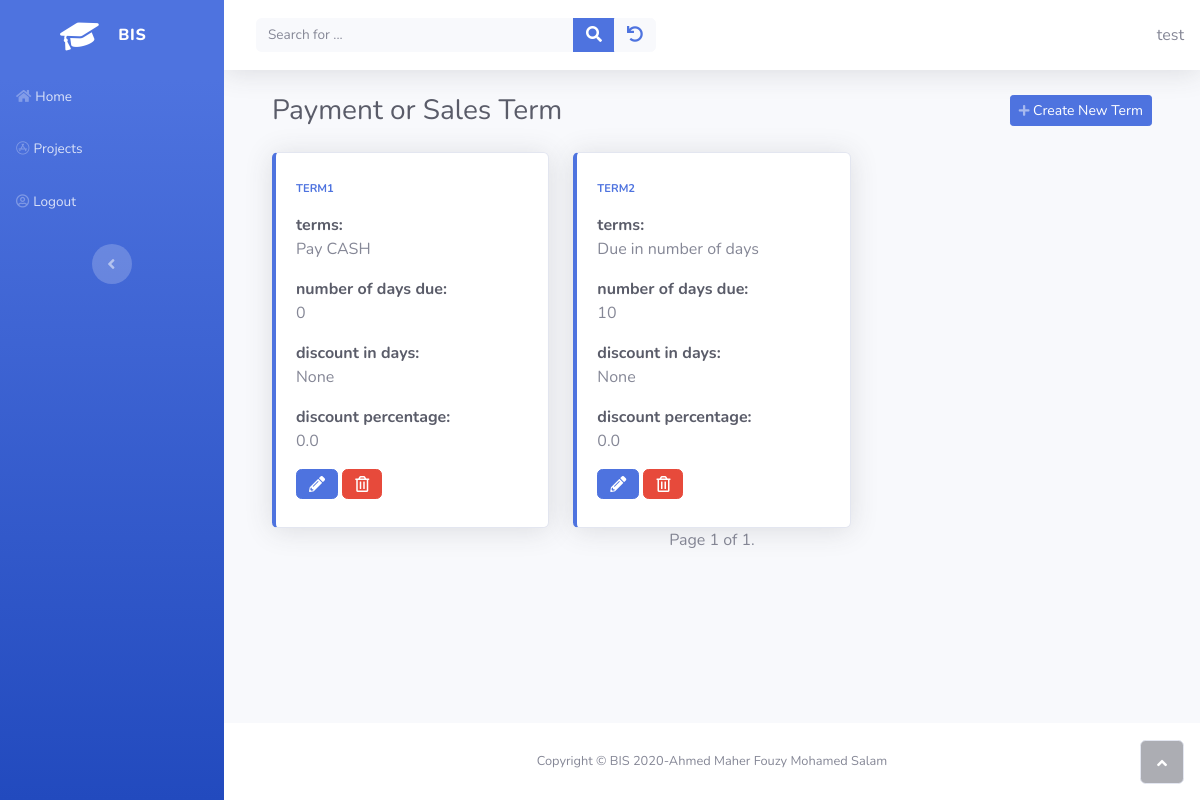
The page /inventory/list_term (signed in) on the database as committed earlier.
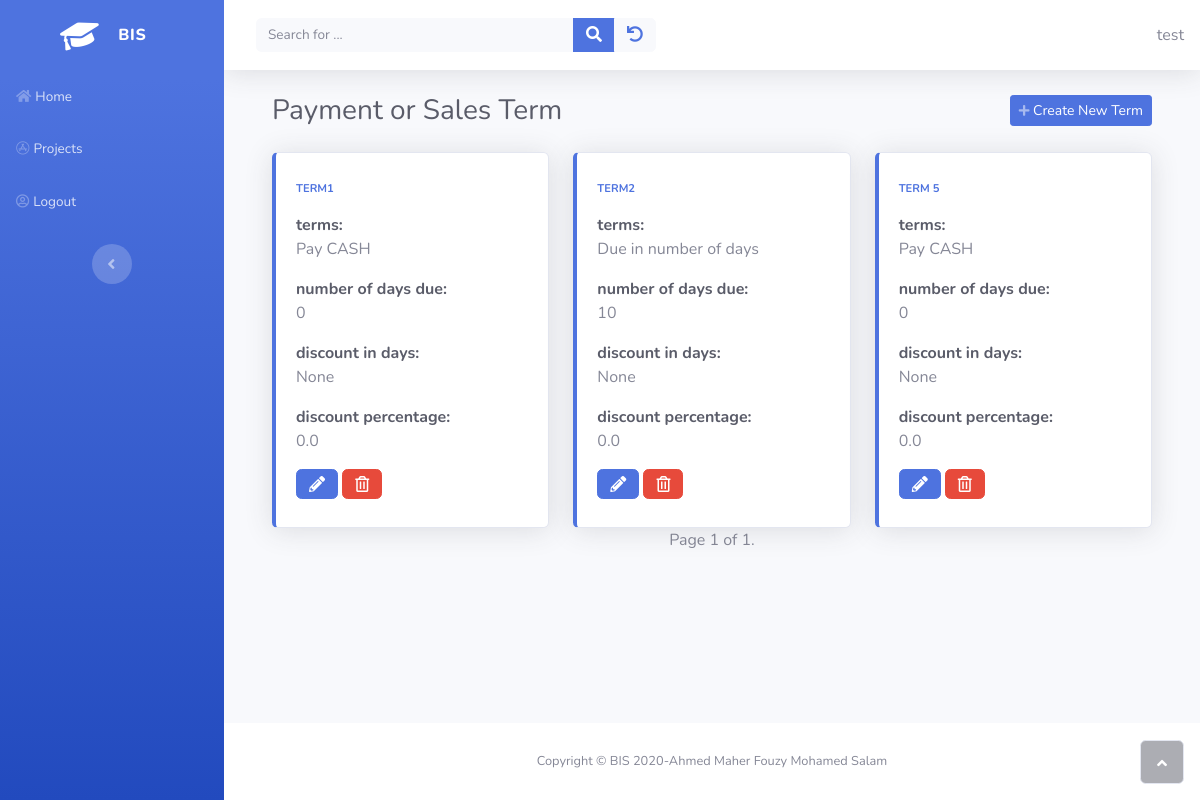
The same page on the database as committed later.
### inventory/models.py (models this page shows, shortened)
class PaymentSalesTerm(models.Model):
    class Term(models.IntegerChoices):
        CASH = 0 , _("Pay CASH")
        ON_DEMAND = 1 , _("Cash On Demand")
        DAYS = 2, _("Due in number of days")
        END_OF_MONTH = 3,_("Due at the end of month")
        NEXT_MONTH = 4,_("Due on the next Month")
        OTHER = 5, _("let me specify the due date DD-MM-YYY")
    owner = models.ForeignKey(get_user_model(), on_delete=models.CASCADE)
    config = models.CharField(
        max_length=100,
        help_text="Specify name for this setting"
        )
    terms = models.IntegerField(choices=Term.choices , default=Term.CASH , blank=False)
    num_of_days_due = models.PositiveSmallIntegerField(
        help_text="in case of you want to specify number of days due"
    )
    discount_in_days = models.PositiveSmallIntegerField(
        validators=[MaxValueValidator(32)] ,
        null = True,
        blank = True
    )
    discount_percentage = models.FloatField(
        help_text="Enter discount like this 5%>>will be  5 not 0.05",
    )
    cash_account =  models.ForeignKey('sole_proprietorship.Accounts',on_delete=models.CASCADE , related_name='payment_sales_term_cash_account')
    accounts_payable =models.ForeignKey('sole_proprietorship.Accounts',on_delete=models.CASCADE , related_name='payment_sales_term_accounts_payable_account')
    freight_in_account = models.ForeignKey('sole_proprietorship.Accounts',
                                    on_delete=models.CASCADE,
                                    related_name='freight_in_account',
                                    null=True,
                                    blank=True,
                                    help_text='choose A/p or Cash to determine if you paid this cost cash or not')

### inventory/views.py (the view)
# urls.py: path('list_term' , views.ListTermView.as_view() , name="list_term" ),
class ListTermView(OwnerListView):
    model = PaymentSalesTerm
    template_name = "inventory/term_list.html"
    paginate_by = 5
    ordering = ["config"]

### home/owner.py (called while the page is built)
    def get_queryset(self):
        qs = super(OwnerListView, self).get_queryset()
        return qs.filter(owner=self.request.user)

### inventory/templates/inventory/term_list.html
{% extends 'home/base.html' %}
{% block content %}
<div class="container">
    <div class="d-sm-flex justify-content-between align-items-center mb-4">
        <h3 class="text-dark mb-0">Payment or Sales Term</h3><a class="btn btn-primary btn-sm d-none d-sm-inline-block" role="button" href="{% url 'inventory:create_term'%}"><i class="fa fa-plus fa-sm text-white-50"></i>&nbsp;Create New Term</a>
    </div>
    <div class="row">
    {% if paymentsalesterm_list %}
        {% for term in paymentsalesterm_list %}
         <div class="col-auto col-sm-12 col-md-12 col-lg-4 col-xl-4">
            <div class="card shadow border-left-primary py-2">
                <div class="card-body">
                    <div class="row align-items-center no-gutters">
                        <div class="col mr-2">
                            <div class="text-uppercase text-primary font-weight-bold text-xs mb-1"><span>{{ term.config }}</span></div>
                            <p><div class="text-dark font-weight-bold h7 mb-0"><span>terms:</span></div>{{ term.get_terms_display  }} <p>
                            <p><div class="text-dark font-weight-bold h7 mb-0"><span>number of days due:</span></div>{{ term.num_of_days_due  }} <p>
                            <p><div class="text-dark font-weight-bold h7 mb-0"><span>discount in days:</span></div>{{ term.discount_in_days  }} <p>
                            <p><div class="text-dark font-weight-bold h7 mb-0"><span>discount percentage:</span></div>{{ term.discount_percentage  }} <p>
                        </div>
                    </div>
                    <a href="{% url 'inventory:update_term' term.id %}">
                        <button type="button" class="btn btn-primary"><i class="fas fa-pencil-alt d-xl-flex justify-content-xl-center align-items-xl-center"></i></button>
                    </a>
                    <a href="{% url 'inventory:delete_term' term.id %}">
                    <button type="button" class="btn btn-danger"><i class="far fa-trash-alt d-xl-flex justify-content-xl-center align-items-xl-center"></i></button>
                    </a>
                </div>
            </div>
        </div>
        {% endfor %}
    {% else %}
        <p>There is nothing in database yet.</p>
    {% endif %}
    </div>
</div>
{% include 'home/pagination.html' %}
{% endblock %}

Rows that differ between the two databases and show on the page:
added PaymentSalesTerm: config "TERM 5", terms "Pay CASH", num_of_days_due "0", discount_in_days "None", discount_percentage "0.0"
